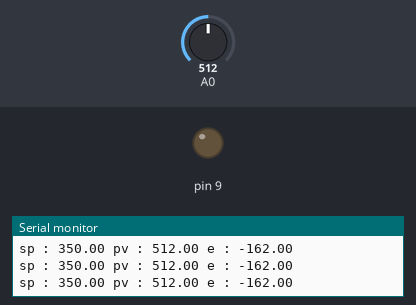
The sketch below on a simulated Arduino Uno, built with avr-gcc and run on an emulated ATmega328P. Shown: output pins drawn as LEDs (lit = HIGH), the last lines printed to the serial monitor. The inputs (shaded band) are chosen by the test bench; at power-on: A0 = 512.

Above: at 1.8 s.
1.9 s: A0 set to 360
3.4 s: A0 set to 332
At 4.6 s:
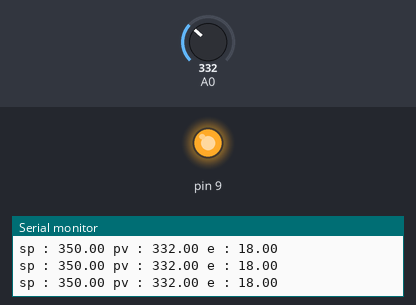
5.0 s: A0 set to 510
At 6.0 s:
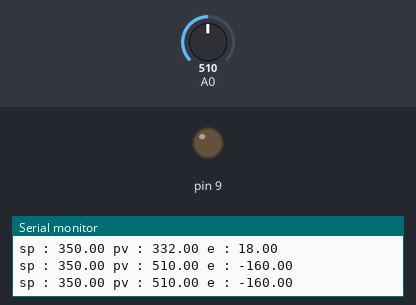
6.5 s: A0 set to 306
At 7.4 s:
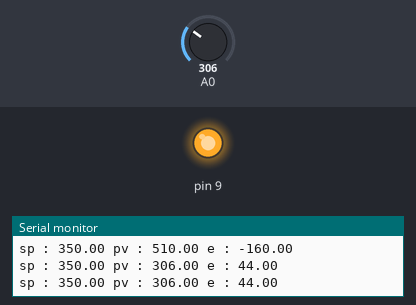
Timing chart, 0 to 9.0 s (numbered marks = the images above; inputs shaded):
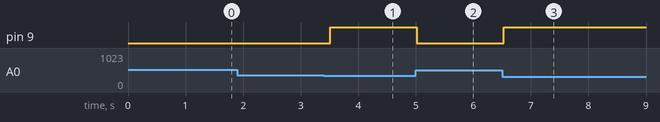

Measured:
- the behaviour switches between 350 and 349 on A0 (found by bisection; images 0 and 1)
- after the input at 3.4 s, pin 9: LOW → HIGH after 0.11 s
- after the input at 5.0 s, pin 9: HIGH → LOW at once
- after the input at 6.5 s, pin 9: LOW → HIGH at once

The sketch:

on_off.ino
```cpp
unsigned long time;
unsigned long time_prev;

float sp;
float pv;
float e;
float e_prev;


void setup() {
  // put your setup code here, to run once:
  Serial.begin(9600);
  pinMode(9, OUTPUT);

}

void loop() {
  // put your main code here, to run repeatedly:
  time = millis() - time_prev;


  if (time > 500){

  //1 nentuin nilai setpoint
  sp = 350;

  //2 baca sensor
  pv = analogRead(A0);

  //3 error = setpoint - sensor
  e = sp-pv;

  if (e > 0){
    digitalWrite(9, HIGH);
  } else {
    digitalWrite(9, LOW);
  }


  Serial.print("sp : ");
  Serial.print(sp);


  Serial.print(" pv : ");
  Serial.print(pv);

  Serial.print(" e : ");
  Serial.print(e);


  Serial.println();


  time_prev = millis();


  }


}
```
